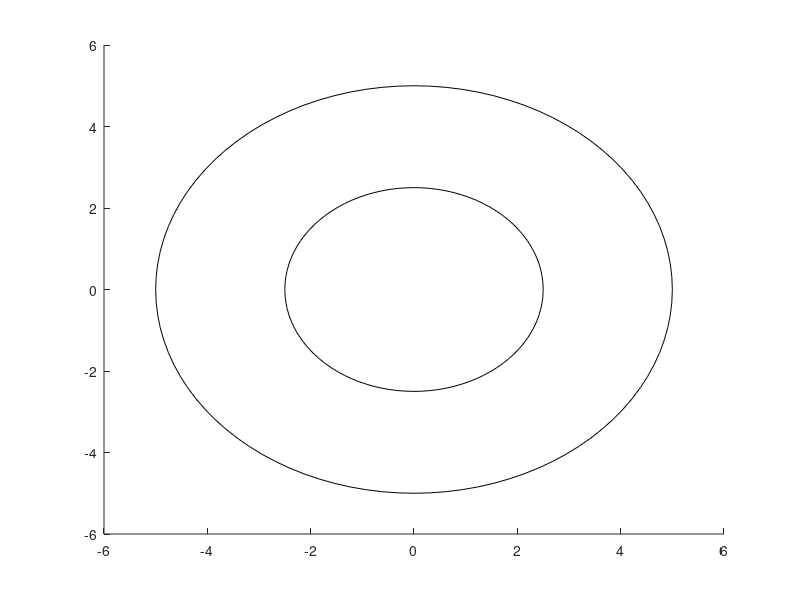

MATLAB code for this plot:
function [] = setup()
    hold on;
    phi = 0:pi/50:2*pi;
    plot(5*cos(phi), 5*sin(phi), 'k');
    plot(2.5*cos(phi), 2.5*sin(phi), 'k');
end
